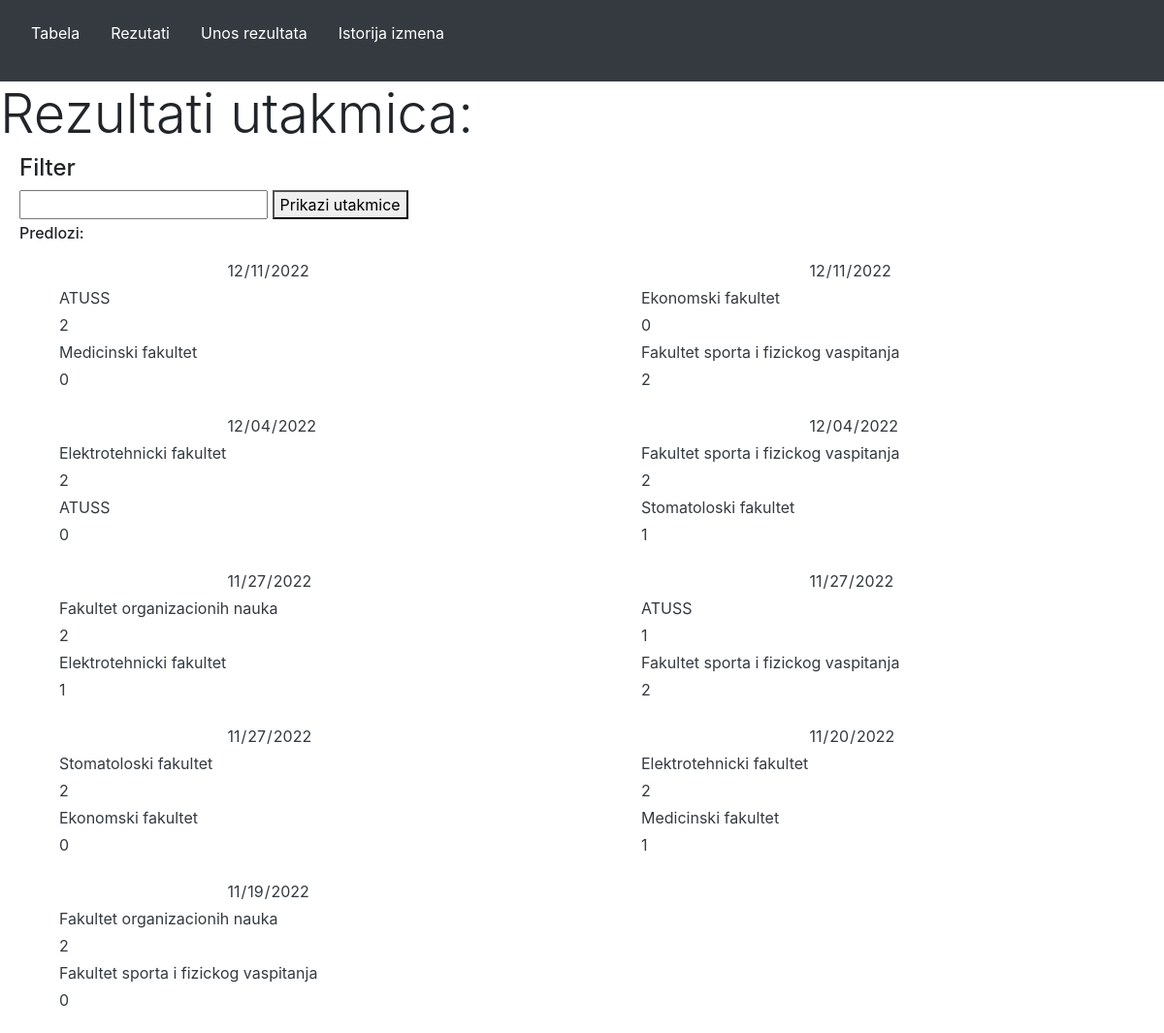
The app's page /rezultati.php with its own data.
### tables this page shows
CREATE TABLE `rezultat` (
  `prviTimId` int(11) NOT NULL,
  `drugiTimId` int(11) NOT NULL,
  `prviTimSetova` int(11) NOT NULL,
  `drugiTimSetova` int(11) NOT NULL,
  `datum` date NOT NULL,
  PRIMARY KEY (`prviTimId`,`drugiTimId`,`datum`),
  KEY `fk_drugiTim` (`drugiTimId`),
  CONSTRAINT `fk_drugiTim` FOREIGN KEY (`drugiTimId`) REFERENCES `tim` (`timId`),
  CONSTRAINT `fk_prviTim` FOREIGN KEY (`prviTimId`) REFERENCES `tim` (`timId`)
);

CREATE TABLE `tim` (
  `timId` int(11) NOT NULL AUTO_INCREMENT,
  `ime` varchar(100) NOT NULL,
  `odigranih` int(11) DEFAULT 0,
  `pobeda` int(11) DEFAULT 0,
  `poraza` int(11) DEFAULT 0,
  `osvojenihSetova` int(11) DEFAULT 0,
  `izgubljenihSetova` int(11) DEFAULT 0,
  `bodova` int(11) DEFAULT 0,
  PRIMARY KEY (`timId`)
);

### models/Rezultat.php (called while the page is built, shortened)
<?php
    class Rezultat{
        private $prviTimSetova;
        private $drugiTimSetova;
        private $datum;
        public function __construct($prviTimId, $drugiTimId, $prviTimSetova, $drugiTimSetova, $datum){
            $this->prviTimSetova = $prviTimSetova;
            $this->drugiTimSetova = $drugiTimSetova;
            $this->datum = $datum;
        }
        public function getPrviTimSetova(){
            return $this->prviTimSetova;
        }
        public function getDrugiTimSetova(){
            return $this->drugiTimSetova;
        }
        public function getDatum(){
            return $this->datum;
        }
        public static function returnAllData(){
            include "connection.php";
            $rezultatArray = array();
            $data = $conn->query("select * from rezultat order by datum desc");
            while($row = $data->fetch_assoc()){
                $rezultat = new Rezultat($row["prviTimId"], $row["drugiTimId"], $row["prviTimSetova"], $row["drugiTimSetova"], $row["datum"]);
                array_push($rezultatArray, $rezultat);
            }
            return $rezultatArray;
        }
    }
?>

### models/Tim.php (called while the page is built, shortened)
<?php
    class Tim{
        private $ime;
        public function __construct($timId, $ime, $odigranih, $pobeda, $poraza, $osvojenihSetova, $izgubljenihSetova, $bodova)
        {
            $this->ime = $ime;
        }
        public function getIme(){
            return $this->ime;
        }
        public static function returnTeamById($timId){
            include "connection.php";
            $stmt = $conn->prepare("select * from tim where timId = ?");
            $stmt->bind_param("i", $timId);
            $stmt->execute();
            $data = $stmt->get_result();
            $row = $data->fetch_assoc();
            return new Tim($row["timId"], $row["ime"], $row["odigranih"], $row["pobeda"], $row["poraza"], $row["osvojenihSetova"], $row["izgubljenihSetova"], $row["bodova"]);
        }
    }

### rezultati.php (the view, shortened to what this page needs)
<html>
<head>
    <link rel="stylesheet" href="css/style.css">
    <link rel="stylesheet" href="https://cdn.jsdelivr.net/npm/bootstrap@4.4.1/dist/css/bootstrap.min.css">
</head>
<body>
    <nav class="navbar navbar-dark bg-dark">
        <ul>
            <li><a href="index.php">Tabela</a></li>
            <li><a href="rezultati.php">Rezutati</a></li>
            <li><a href="unos.php">Unos rezultata</a></li>
            <li><a href="istorija.php">Istorija izmena</a></li>
        </ul>
    </nav>
    <div>
        <h2 class="display-4">Rezultati utakmica:</h2>
    </div>
    <div class="filter">
        <h4 class="h4">Filter</h4>
        <input type="text" id="tim" onkeyup="predloziTim(this.value)">
        <button onclick="prikaziUtakmiceTima()">Prikazi utakmice</button>
        <p class="h6" id="timHint">Predlozi: </p>
    </div>
    <div id="rezultati">
        <?php
            include "models/Rezultat.php";
            include "models/Tim.php";
            $data = Rezultat::returnAllData();
            foreach($data as $rezultat){
                $timPrvi = Tim::returnTeamById($rezultat->getPrviTimId());
                $timDrugi = Tim::returnTeamById($rezultat->getDrugiTimId());
                echo "<div class='rezultat'>";
                echo "<form action='rezultati.php' method='post'>";
                echo "<div class='datum'><input type='date' name='datum' value='" . $rezultat->getDatum() . "' readonly></div>";
                echo "<div class='team'>";
                echo "<span class='teamName'><input type='text' name='prvi_tim' value='" . $timPrvi->getIme() . "' readonly></span><span><input type='number' name = 'prviSetova' value='" . $rezultat->getPrviTimSetova() . "' readonly></span>";
                echo "</div>";
                echo "<div class='tim'>";
                echo "<span class='teamName'><input type='text' name='drugi_tim' value='" . $timDrugi->getIme() . "' readonly></span><span><input type='number' name = 'drugiSetova' value='" . $rezultat->getDrugiTimSetova() . "' readonly></span>";
                echo "</div>";
                echo "</form>";
                echo "</div>";
            }
        ?>
    </div>
</body>
</html>

### css/style.css (style rules this page uses)
ul { list-style-type: none; margin: 0; padding: 0; overflow: hidden; }
li { float: left; }
li a { display: block; color: white; text-align: center; padding: 14px 16px; text-decoration: none; }
.filter { margin-left: 20px; margin-bottom: 15px; }
.rezultat { position: relative; height: 150px; width: 500px; margin-bottom: 10px; border-radius: 10px; }
.rezultat input { border: hidden; padding-left: 10px; margin: 1px; color: #343A40; }
.teamName input { width: 300px; }
#rezultati { display: grid; grid-template-columns: auto auto; align-content: center; justify-content: space-around; }
.datum { text-align: center; }
#timHint { margin-top: 5px; }

### records on screen
rezultat: datum "12/11/2022", prvi_tim "ATUSS", prviSetova "2", drugi_tim "Medicinski fakultet", drugiSetova "0"
rezultat: datum "12/11/2022", prvi_tim "Ekonomski fakultet", prviSetova "0", drugi_tim "Fakultet sporta i fizickog vaspitanja", drugiSetova "2"
rezultat: datum "12/04/2022", prvi_tim "Elektrotehnicki fakultet", prviSetova "2", drugi_tim "ATUSS", drugiSetova "0"
rezultat: datum "12/04/2022", prvi_tim "Fakultet sporta i fizickog vaspitanja", prviSetova "2", drugi_tim "Stomatoloski fakultet", drugiSetova "1"
rezultat: datum "11/27/2022", prvi_tim "Fakultet organizacionih nauka", prviSetova "2", drugi_tim "Elektrotehnicki fakultet", drugiSetova "1"
rezultat: datum "11/27/2022", prvi_tim "ATUSS", prviSetova "1", drugi_tim "Fakultet sporta i fizickog vaspitanja", drugiSetova "2"
rezultat: datum "11/27/2022", prvi_tim "Stomatoloski fakultet", prviSetova "2", drugi_tim "Ekonomski fakultet", drugiSetova "0"
rezultat: datum "11/20/2022", prvi_tim "Elektrotehnicki fakultet", prviSetova "2", drugi_tim "Medicinski fakultet", drugiSetova "1"
rezultat: datum "11/19/2022", prvi_tim "Fakultet organizacionih nauka", prviSetova "2", drugi_tim "Fakultet sporta i fizickog vaspitanja", drugiSetova "0"
